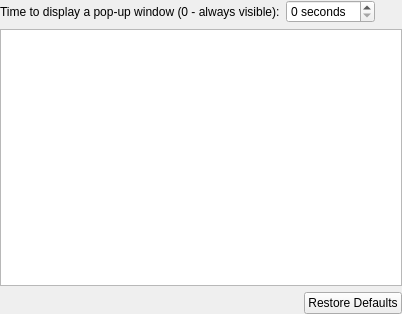
<?xml version="1.0" encoding="UTF-8"?>
<ui version="4.0">
 <class>NotifyOptionsWidgetClass</class>
 <widget class="QWidget" name="NotifyOptionsWidgetClass">
  <property name="geometry">
   <rect>
    <x>0</x>
    <y>0</y>
    <width>402</width>
    <height>314</height>
   </rect>
  </property>
  <layout class="QVBoxLayout" name="verticalLayout">
   <property name="margin">
    <number>0</number>
   </property>
   <item>
    <layout class="QHBoxLayout" name="horizontalLayout_2">
     <item>
      <widget class="QLabel" name="lblPopupTimeout">
       <property name="text">
        <string>Time to display a pop-up window (0 - always visible):</string>
       </property>
      </widget>
     </item>
     <item>
      <widget class="QSpinBox" name="spbPopupTimeout">
       <property name="suffix">
        <string> seconds</string>
       </property>
       <property name="maximum">
        <number>60</number>
       </property>
      </widget>
     </item>
     <item>
      <spacer name="horizontalSpacer">
       <property name="orientation">
        <enum>Qt::Horizontal</enum>
       </property>
       <property name="sizeHint" stdset="0">
        <size>
         <width>40</width>
         <height>20</height>
        </size>
       </property>
      </spacer>
     </item>
    </layout>
   </item>
   <item>
    <widget class="QTreeView" name="trvNotifies">
     <property name="uniformRowHeights">
      <bool>true</bool>
     </property>
     <property name="sortingEnabled">
      <bool>true</bool>
     </property>
     <property name="allColumnsShowFocus">
      <bool>true</bool>
     </property>
     <attribute name="headerStretchLastSection">
      <bool>false</bool>
     </attribute>
    </widget>
   </item>
   <item>
    <layout class="QHBoxLayout" name="horizontalLayout">
     <item>
      <spacer name="horizontalSpacer_2">
       <property name="orientation">
        <enum>Qt::Horizontal</enum>
       </property>
       <property name="sizeHint" stdset="0">
        <size>
         <width>40</width>
         <height>20</height>
        </size>
       </property>
      </spacer>
     </item>
     <item>
      <widget class="QPushButton" name="pbtRestoreDefaults">
       <property name="text">
        <string>Restore Defaults</string>
       </property>
      </widget>
     </item>
    </layout>
   </item>
  </layout>
 </widget>
 <layoutdefault spacing="6" margin="11"/>
 <resources/>
 <connections/>
</ui>
